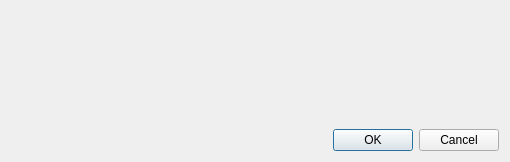
<?xml version="1.0" encoding="UTF-8"?>
<ui version="4.0">
 <class>StyleSelector</class>
 <widget class="QDialog" name="StyleSelector">
  <property name="geometry">
   <rect>
    <x>0</x>
    <y>0</y>
    <width>510</width>
    <height>162</height>
   </rect>
  </property>
  <property name="windowTitle">
   <string>Select Available Styles</string>
  </property>
  <layout class="QGridLayout" name="gridLayout">
   <item row="0" column="0">
    <widget class="CustomSelector" name="customSelector" native="true"/>
   </item>
   <item row="1" column="0">
    <widget class="QDialogButtonBox" name="buttonBox">
     <property name="orientation">
      <enum>Qt::Horizontal</enum>
     </property>
     <property name="standardButtons">
      <set>QDialogButtonBox::Cancel|QDialogButtonBox::Ok</set>
     </property>
    </widget>
   </item>
  </layout>
 </widget>
 <customwidgets>
  <customwidget>
   <class>CustomSelector</class>
   <extends>QWidget</extends>
   <header>DsgTools.CustomWidgets.customSelector.h</header>
   <container>1</container>
  </customwidget>
 </customwidgets>
 <resources/>
 <connections>
  <connection>
   <sender>buttonBox</sender>
   <signal>accepted()</signal>
   <receiver>StyleSelector</receiver>
   <slot>accept()</slot>
   <hints>
    <hint type="sourcelabel">
     <x>248</x>
     <y>254</y>
    </hint>
    <hint type="destinationlabel">
     <x>157</x>
     <y>274</y>
    </hint>
   </hints>
  </connection>
  <connection>
   <sender>buttonBox</sender>
   <signal>rejected()</signal>
   <receiver>StyleSelector</receiver>
   <slot>reject()</slot>
   <hints>
    <hint type="sourcelabel">
     <x>316</x>
     <y>260</y>
    </hint>
    <hint type="destinationlabel">
     <x>286</x>
     <y>274</y>
    </hint>
   </hints>
  </connection>
 </connections>
</ui>
